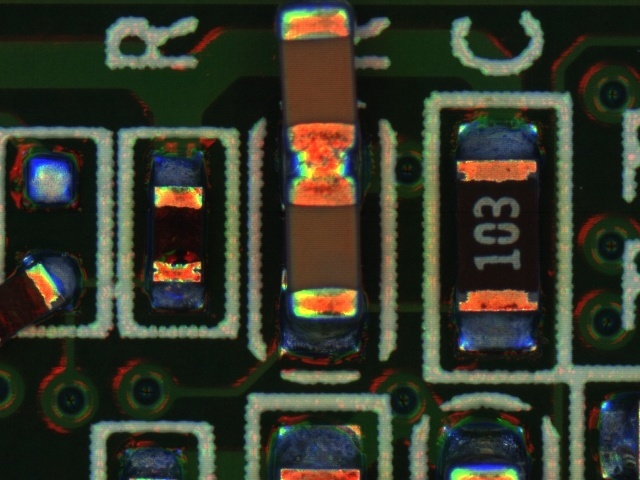
#> input picture data/infer.jpg, 640 x 480 px
$ python -i visutils.py   (imports and definitions only)
#> lines starting #> are read from the running program, lines starting #| are printed output that depends on the picture; after the words box and inside, x2 and y2 are one past the last pixel; in counts of white or black regions, pixels touching at a corner belong together
import cv2
import numpy as np
from PIL import Image
import matplotlib.pyplot as plt
from pathlib import Path


# [148 lines left out: functions get_overlap_img, show_mask, show_points, show_box, show_boxes, show_masks, not called in this run]


def get_inputs_from_mask(mask_path):
#> called with mask_path = '../data/infer.jpg'
    mask_pil = Image.open(mask_path).convert("L")
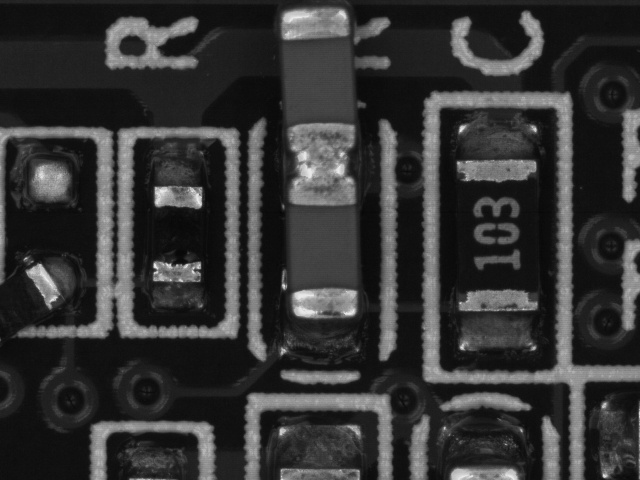
#> mask_pil: PIL image 640x480 L; min 4, max 238, mean 53.5
    mask = np.array(mask_pil)
    th = 127 if mask.max() > 1 else 0.5
#> th = 127

    bin_mask = (mask > th).astype(np.uint8)
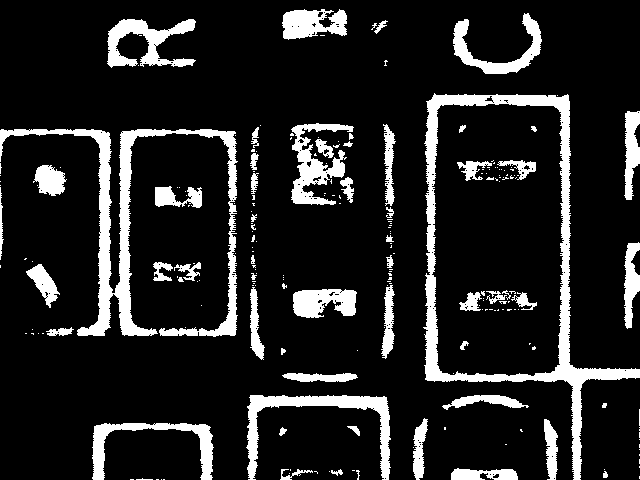
#> bin_mask: shape (480, 640); values 0 (black) and 1 (white), 13.9% white; 220 white regions (163 under 20 px), largest, box (x1, y1, x2, y2) and area: (423, 93, 640, 480) 9142, (0, 129, 238, 337) 8073, (246, 395, 391, 480) 2829

    # get bounding boxes
    num_labels, labels_im = cv2.connectedComponents(bin_mask.astype(np.uint8))
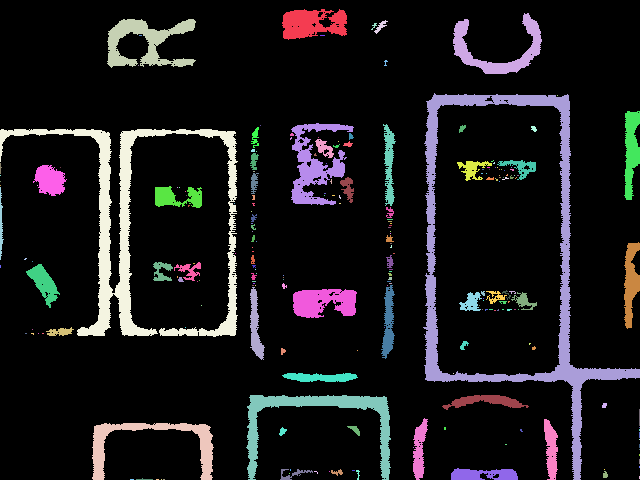
#> labels_im: shape (480, 640) int32; 221 distinct labels, from 0 to 220; one colour per label, 0 black
#> num_labels = 221
    input_points = []
    input_boxes = []
    for label_idx in range(1, num_labels):
        ys, xs = np.where(labels_im == label_idx)
        x0, y0 = xs.min(), ys.min()
        x1, y1 = xs.max(), ys.max()

        # mass center as input point M[0][0], M[0][1]
        M = cv2.moments((labels_im == label_idx).astype(np.uint8))
        if M["m00"] == 0:
            continue
        cX = int(M["m10"] / M["m00"])
        cY = int(M["m01"] / M["m00"])
        input_point = [cX, cY]

        input_points.append(input_point)
        input_boxes.append([x0, y0, x1, y1])
#> this loop made 220 passes
#> (ys, xs, x0, y0, x1, y1, cX, cY) on passes 6 to 8: ([35, 35, 35], [139, 140, 141], 139, 35, 141, 35, 140, 35), ([35, 35, 35, 35, 35], [320, 321, 322, 323, 324], 320, 35, 324, 35, 322, 35), ([60, 60, 61, 61, 61, 61, 62, 63, 64, 65, 65, 65], [385, 386, 384, 385, 386, 387, 385, 385, 385, 384, 385, 386], 384, 60, 387, 65, 385, 62)
#> after the loop, input_boxes = 220 items, first 6: [282, 9, 346, 39], [453, 13, 541, 73], [107, 19, 195, 67], [374, 20, 387, 33], [371, 23, 376, 29], [139, 35, 141, 35]; input_points = 220 pairs, first value 0 to 639, second value 23 to 479

    input_points = np.array(input_points)
    input_boxes = np.array(input_boxes)
#> input_boxes = 220 rows, first 6: [282, 9, 346, 39], [453, 13, 541, 73], [107, 19, 195, 67], [374, 20, 387, 33], [371, 23, 376, 29], [139, 35, 141, 35]
    input_labels = np.array([1] * len(input_points))
#> input_labels = 220 values from 1 to 1

    return input_points, input_labels, input_boxes

>>> result = get_inputs_from_mask('../data/infer.jpg')
